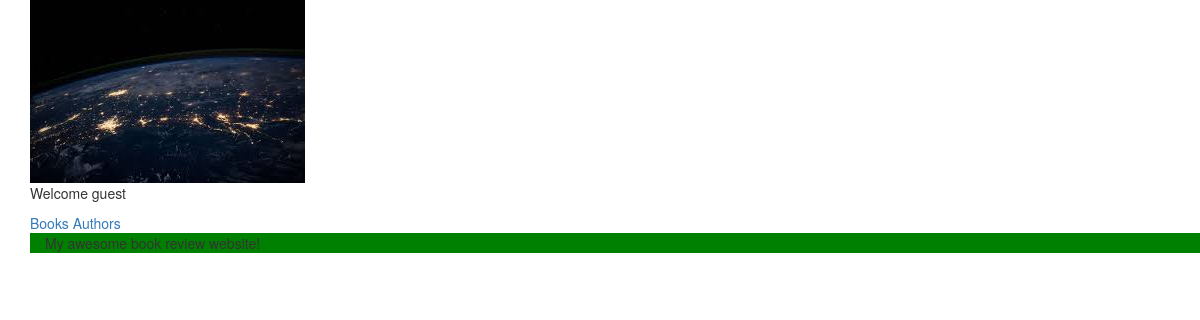
Before: /authors/ with the older database file.
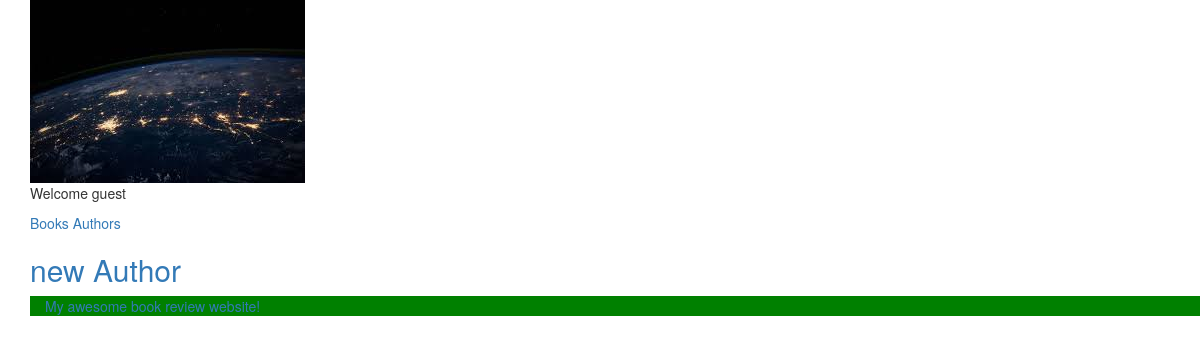
After: the same page with the newer database file.
### books/models.py (models this page shows)
class Author(models.Model):
	name = models.CharField(max_length=70,
		help_text='use pen name, not real name',
		unique=True)
	def __str__(self):
		return self.name

### books/views.py (the view)
# urls.py: url(r'^authors/$',AuthorList.as_view(), name='authors'),
class AuthorList(View):
	def get(self, request):
		authors = Author.objects.annotate(
			 			published_books=Count('books')
			 			).filter(
			 			    published_books__lt=1
			 			)
		print (authors)
		context = { 'authors': authors }
		return render (request,'authors.html', context)

### books/templates/authors.html
{% extends "base.html" %}
	{% block content %}
	{% for author in authors %}
	<h2><a href="{% url 'author-detail' author.pk %}">{{ author.name }} </h2>
	{% endfor %}
{% endblock %}

### templates/base.html (shortened to what this page needs)
{% load static %}
			<!DOCTYPE html>
			<html>
			<head>
				<link rel="stylesheet" href="https://maxcdn.bootstrapcdn.com/bootstrap/3.3.7/css/bootstrap.min.css">
				<link rel="stylesheet" href="{% static 'css/normalize.css' %}">
			</head>
			<body>
				<div class='container'>
						<header>
							<img src="{% static 'images/logo.png'%}" alt='readit' class="logo"/>
							<div class='welcome'>
								{% if request.user.is_authenticated %}
				<p>Hello, {{ request.user.username|title }}. You last logged in on {{ request.user.last_login|date:"D d M Y h:m:s" }}</p>
				{% else %}
				<p>Welcome guest</p>
			    {% endif %}
							</div>
						</header>
						<nav>
							<a href="{% url 'books' %}"> Books</a>
							<a href="{% url 'authors' %}"> Authors</a>
						</nav>
				        <main>
				        	{% block content %}
				        	{% endblock %}
				        </main>
				        <footer id='footer' class="container"> My awesome book review website!</footer>
				</div>
			</body>
		</html>

Changed rows visible on the page:
added Author: name "new Author"
